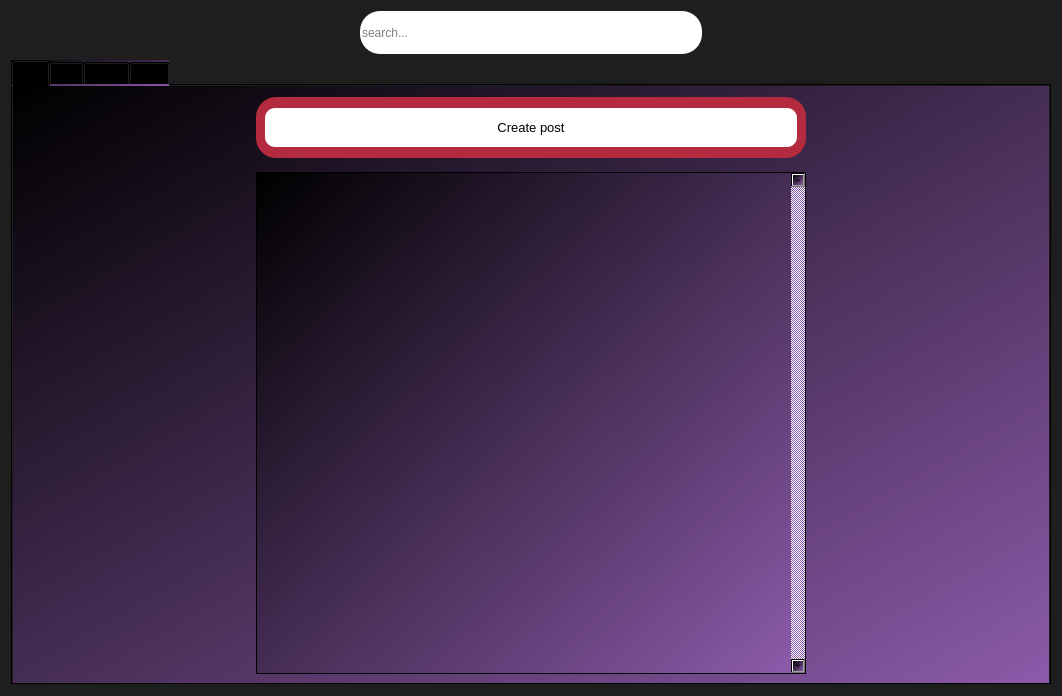
<?xml version="1.0" encoding="UTF-8"?>
<ui version="4.0">
 <class>home</class>
 <widget class="QWidget" name="home">
  <property name="geometry">
   <rect>
    <x>0</x>
    <y>0</y>
    <width>1062</width>
    <height>603</height>
   </rect>
  </property>
  <property name="windowTitle">
   <string>Form</string>
  </property>
  <property name="styleSheet">
   <string notr="true">background-color: rgb(30, 30, 30);</string>
  </property>
  <layout class="QGridLayout" name="gridLayout">
   <item row="0" column="1">
    <widget class="QLineEdit" name="search_lineEdit">
     <property name="minimumSize">
      <size>
       <width>0</width>
       <height>43</height>
      </size>
     </property>
     <property name="maximumSize">
      <size>
       <width>16777215</width>
       <height>47</height>
      </size>
     </property>
     <property name="styleSheet">
      <string notr="true">background-color: rgb(255, 255, 255);
border-radius:20px;</string>
     </property>
     <property name="placeholderText">
      <string>search...</string>
     </property>
    </widget>
   </item>
   <item row="0" column="0">
    <spacer name="horizontalSpacer_2">
     <property name="orientation">
      <enum>Qt::Horizontal</enum>
     </property>
     <property name="sizeHint" stdset="0">
      <size>
       <width>40</width>
       <height>20</height>
      </size>
     </property>
    </spacer>
   </item>
   <item row="0" column="2">
    <spacer name="horizontalSpacer">
     <property name="orientation">
      <enum>Qt::Horizontal</enum>
     </property>
     <property name="sizeHint" stdset="0">
      <size>
       <width>40</width>
       <height>20</height>
      </size>
     </property>
    </spacer>
   </item>
   <item row="1" column="0" colspan="3">
    <widget class="QTabWidget" name="tabWidget">
     <property name="styleSheet">
      <string notr="true">background-color: qlineargradient(spread:pad, x1:0, y1:0, x2:1, y2:1, stop:0 rgba(0, 0, 0, 255), stop:1 rgba(140, 90, 170, 250));
</string>
     </property>
     <property name="tabPosition">
      <enum>QTabWidget::North</enum>
     </property>
     <property name="tabShape">
      <enum>QTabWidget::Rounded</enum>
     </property>
     <property name="currentIndex">
      <number>0</number>
     </property>
     <property name="elideMode">
      <enum>Qt::ElideLeft</enum>
     </property>
     <property name="usesScrollButtons">
      <bool>false</bool>
     </property>
     <property name="movable">
      <bool>false</bool>
     </property>
     <property name="tabBarAutoHide">
      <bool>false</bool>
     </property>
     <widget class="QWidget" name="tab">
      <attribute name="title">
       <string>🏠</string>
      </attribute>
      <layout class="QGridLayout" name="gridLayout_2">
       <item row="0" column="1">
        <widget class="QGroupBox" name="groupBox">
         <property name="minimumSize">
          <size>
           <width>0</width>
           <height>61</height>
          </size>
         </property>
         <property name="maximumSize">
          <size>
           <width>16777215</width>
           <height>57</height>
          </size>
         </property>
         <property name="styleSheet">
          <string notr="true">background-color: rgb(180, 43, 63);
border-radius: 20px;</string>
         </property>
         <property name="title">
          <string/>
         </property>
         <layout class="QHBoxLayout" name="horizontalLayout">
          <item>
           <widget class="QPushButton" name="createPost_pushButton">
            <property name="minimumSize">
             <size>
              <width>0</width>
              <height>39</height>
             </size>
            </property>
            <property name="font">
             <font>
              <pointsize>10</pointsize>
             </font>
            </property>
            <property name="styleSheet">
             <string notr="true">QPushButton{
background-color: rgb(255, 255, 255);
border-radius:10px;
	color: rgb(0, 0, 0);
}

QPushButton:hover{
	background-color: qlineargradient(spread:pad, x1:0.279, y1:0.188, x2:0.83, y2:0.83, stop:0 rgba(80, 200, 134, 255), stop:1 rgba(114, 224, 255, 255));
}</string>
            </property>
            <property name="text">
             <string>Create post</string>
            </property>
           </widget>
          </item>
         </layout>
        </widget>
       </item>
       <item row="2" column="2">
        <spacer name="horizontalSpacer_4">
         <property name="orientation">
          <enum>Qt::Horizontal</enum>
         </property>
         <property name="sizeType">
          <enum>QSizePolicy::Preferred</enum>
         </property>
         <property name="sizeHint" stdset="0">
          <size>
           <width>215</width>
           <height>20</height>
          </size>
         </property>
        </spacer>
       </item>
       <item row="1" column="1">
        <spacer name="verticalSpacer">
         <property name="orientation">
          <enum>Qt::Vertical</enum>
         </property>
         <property name="sizeType">
          <enum>QSizePolicy::Fixed</enum>
         </property>
         <property name="sizeHint" stdset="0">
          <size>
           <width>20</width>
           <height>10</height>
          </size>
         </property>
        </spacer>
       </item>
       <item row="2" column="1">
        <widget class="QScrollArea" name="scrollArea">
         <property name="enabled">
          <bool>true</bool>
         </property>
         <property name="sizePolicy">
          <sizepolicy hsizetype="Expanding" vsizetype="Expanding">
           <horstretch>0</horstretch>
           <verstretch>0</verstretch>
          </sizepolicy>
         </property>
         <property name="minimumSize">
          <size>
           <width>420</width>
           <height>500</height>
          </size>
         </property>
         <property name="maximumSize">
          <size>
           <width>550</width>
           <height>600</height>
          </size>
         </property>
         <property name="sizeIncrement">
          <size>
           <width>0</width>
           <height>0</height>
          </size>
         </property>
         <property name="layoutDirection">
          <enum>Qt::LeftToRight</enum>
         </property>
         <property name="autoFillBackground">
          <bool>false</bool>
         </property>
         <property name="styleSheet">
          <string notr="true">background-color: qconicalgradient(cx:0.790045, cy:0.5, angle:340.2, stop:0 rgba(0, 0, 0, 69), stop:0.102273 rgba(0, 0, 0, 145), stop:0.181818 rgba(185, 0, 226, 255), stop:0.238636 rgba(0, 0, 0, 145), stop:0.278409 rgba(0, 0, 0, 145), stop:0.323864 rgba(185, 0, 226, 255), stop:0.375 rgba(0, 0, 0, 69), stop:0.423533 rgba(0, 0, 0, 145), stop:0.45 rgba(219, 0, 255, 208), stop:0.477581 rgba(0, 0, 0, 130), stop:0.482955 rgba(0, 0, 0, 145), stop:0.518717 rgba(0, 0, 0, 130), stop:0.55 rgba(185, 0, 226, 255), stop:0.57754 rgba(0, 0, 0, 130), stop:0.625 rgba(0, 0, 0, 69), stop:0.670455 rgba(185, 0, 226, 255), stop:0.732955 rgba(0, 0, 0, 69), stop:0.778409 rgba(0, 0, 0, 145), stop:0.8125 rgba(185, 0, 226, 255), stop:0.863636 rgba(0, 0, 0, 145), stop:0.880682 rgba(0, 0, 0, 145), stop:0.903409 rgba(0, 0, 0, 145), stop:0.977273 rgba(219, 0, 255, 208), stop:1 rgba(0, 0, 0, 69));</string>
         </property>
         <property name="frameShape">
          <enum>QFrame::StyledPanel</enum>
         </property>
         <property name="frameShadow">
          <enum>QFrame::Sunken</enum>
         </property>
         <property name="lineWidth">
          <number>1</number>
         </property>
         <property name="verticalScrollBarPolicy">
          <enum>Qt::ScrollBarAlwaysOn</enum>
         </property>
         <property name="horizontalScrollBarPolicy">
          <enum>Qt::ScrollBarAlwaysOff</enum>
         </property>
         <property name="sizeAdjustPolicy">
          <enum>QAbstractScrollArea::AdjustIgnored</enum>
         </property>
         <property name="widgetResizable">
          <bool>true</bool>
         </property>
         <widget class="QWidget" name="scrollAreaWidgetContents">
          <property name="geometry">
           <rect>
            <x>0</x>
            <y>0</y>
            <width>531</width>
            <height>498</height>
           </rect>
          </property>
          <property name="sizePolicy">
           <sizepolicy hsizetype="Preferred" vsizetype="Preferred">
            <horstretch>0</horstretch>
            <verstretch>0</verstretch>
           </sizepolicy>
          </property>
          <property name="styleSheet">
           <string notr="true"/>
          </property>
          <layout class="QGridLayout" name="gridLayout_3"/>
         </widget>
        </widget>
       </item>
       <item row="2" column="0">
        <spacer name="horizontalSpacer_3">
         <property name="orientation">
          <enum>Qt::Horizontal</enum>
         </property>
         <property name="sizeType">
          <enum>QSizePolicy::Preferred</enum>
         </property>
         <property name="sizeHint" stdset="0">
          <size>
           <width>215</width>
           <height>20</height>
          </size>
         </property>
        </spacer>
       </item>
       <item row="1" column="1">
        <spacer name="verticalSpacer">
         <property name="orientation">
          <enum>Qt::Vertical</enum>
         </property>
         <property name="sizeType">
          <enum>QSizePolicy::Fixed</enum>
         </property>
         <property name="sizeHint" stdset="0">
          <size>
           <width>20</width>
           <height>10</height>
          </size>
         </property>
        </spacer>
       </item>
      </layout>
     </widget>
     <widget class="QWidget" name="tab_2">
      <attribute name="title">
       <string>🛜</string>
      </attribute>
      <layout class="QGridLayout" name="gridLayout_5">
       <item row="0" column="0">
        <widget class="QTabWidget" name="tabWidget_2">
         <property name="tabPosition">
          <enum>QTabWidget::East</enum>
         </property>
         <property name="currentIndex">
          <number>1</number>
         </property>
         <widget class="QWidget" name="tab_6">
          <attribute name="title">
           <string>Tab 1</string>
          </attribute>
          <layout class="QGridLayout" name="gridLayout_6">
           <item row="0" column="1">
            <widget class="QScrollArea" name="network1_scrollArea">
             <property name="widgetResizable">
              <bool>true</bool>
             </property>
             <widget class="QWidget" name="scrollAreaWidgetContents_3">
              <property name="geometry">
               <rect>
                <x>0</x>
                <y>0</y>
                <width>16</width>
                <height>16</height>
               </rect>
              </property>
             </widget>
            </widget>
           </item>
           <item row="0" column="0">
            <spacer name="horizontalSpacer_7">
             <property name="orientation">
              <enum>Qt::Horizontal</enum>
             </property>
             <property name="sizeType">
              <enum>QSizePolicy::Fixed</enum>
             </property>
             <property name="sizeHint" stdset="0">
              <size>
               <width>150</width>
               <height>20</height>
              </size>
             </property>
            </spacer>
           </item>
           <item row="0" column="2">
            <spacer name="horizontalSpacer_8">
             <property name="orientation">
              <enum>Qt::Horizontal</enum>
             </property>
             <property name="sizeType">
              <enum>QSizePolicy::Fixed</enum>
             </property>
             <property name="sizeHint" stdset="0">
              <size>
               <width>150</width>
               <height>20</height>
              </size>
             </property>
            </spacer>
           </item>
          </layout>
         </widget>
         <widget class="QWidget" name="tab_7">
          <attribute name="title">
           <string>Tab 2</string>
          </attribute>
          <layout class="QGridLayout" name="gridLayout_7">
           <item row="0" column="1">
            <widget class="QScrollArea" name="network2_scrollArea">
             <property name="widgetResizable">
              <bool>true</bool>
             </property>
             <widget class="QWidget" name="scrollAreaWidgetContents_4">
              <property name="geometry">
               <rect>
                <x>0</x>
                <y>0</y>
                <width>643</width>
                <height>448</height>
               </rect>
              </property>
             </widget>
            </widget>
           </item>
           <item row="0" column="0">
            <spacer name="horizontalSpacer_9">
             <property name="orientation">
              <enum>Qt::Horizontal</enum>
             </property>
             <property name="sizeType">
              <enum>QSizePolicy::Fixed</enum>
             </property>
             <property name="sizeHint" stdset="0">
              <size>
               <width>150</width>
               <height>20</height>
              </size>
             </property>
            </spacer>
           </item>
           <item row="0" column="2">
            <spacer name="horizontalSpacer_10">
             <property name="orientation">
              <enum>Qt::Horizontal</enum>
             </property>
             <property name="sizeType">
              <enum>QSizePolicy::Fixed</enum>
             </property>
             <property name="sizeHint" stdset="0">
              <size>
               <width>150</width>
               <height>20</height>
              </size>
             </property>
            </spacer>
           </item>
          </layout>
         </widget>
        </widget>
       </item>
      </layout>
     </widget>
     <widget class="QWidget" name="tab_3">
      <attribute name="title">
       <string>🧑‍💻</string>
      </attribute>
      <layout class="QGridLayout" name="gridLayout_4">
       <item row="2" column="2">
        <spacer name="horizontalSpacer_6">
         <property name="orientation">
          <enum>Qt::Horizontal</enum>
         </property>
         <property name="sizeType">
          <enum>QSizePolicy::Fixed</enum>
         </property>
         <property name="sizeHint" stdset="0">
          <size>
           <width>300</width>
           <height>20</height>
          </size>
         </property>
        </spacer>
       </item>
       <item row="1" column="1">
        <spacer name="verticalSpacer_2">
         <property name="orientation">
          <enum>Qt::Vertical</enum>
         </property>
         <property name="sizeType">
          <enum>QSizePolicy::Fixed</enum>
         </property>
         <property name="sizeHint" stdset="0">
          <size>
           <width>20</width>
           <height>5</height>
          </size>
         </property>
        </spacer>
       </item>
       <item row="2" column="1">
        <widget class="QScrollArea" name="job_scrollArea">
         <property name="styleSheet">
          <string notr="true">background-color: rgb(238, 255, 197);</string>
         </property>
         <property name="widgetResizable">
          <bool>true</bool>
         </property>
         <widget class="QWidget" name="scrollAreaWidgetContents_2">
          <property name="geometry">
           <rect>
            <x>0</x>
            <y>0</y>
            <width>398</width>
            <height>396</height>
           </rect>
          </property>
         </widget>
        </widget>
       </item>
       <item row="2" column="0">
        <spacer name="horizontalSpacer_5">
         <property name="orientation">
          <enum>Qt::Horizontal</enum>
         </property>
         <property name="sizeType">
          <enum>QSizePolicy::Fixed</enum>
         </property>
         <property name="sizeHint" stdset="0">
          <size>
           <width>300</width>
           <height>20</height>
          </size>
         </property>
        </spacer>
       </item>
       <item row="0" column="1">
        <widget class="QGroupBox" name="createJob_groupBox">
         <property name="styleSheet">
          <string notr="true">background-color: rgb(166, 255, 160);
border-radius:20px;</string>
         </property>
         <property name="title">
          <string/>
         </property>
         <layout class="QHBoxLayout" name="horizontalLayout_2">
          <item>
           <widget class="QPushButton" name="createJob_pushButton">
            <property name="minimumSize">
             <size>
              <width>0</width>
              <height>37</height>
             </size>
            </property>
            <property name="font">
             <font>
              <pointsize>10</pointsize>
             </font>
            </property>
            <property name="cursor">
             <cursorShape>OpenHandCursor</cursorShape>
            </property>
            <property name="styleSheet">
             <string notr="true">background-color: rgb(155, 157, 255);
color: rgb(0, 0, 0);
border-radius:15px;</string>
            </property>
            <property name="text">
             <string>Create job</string>
            </property>
           </widget>
          </item>
         </layout>
        </widget>
       </item>
      </layout>
     </widget>
     <widget class="QWidget" name="tab_5">
      <attribute name="title">
       <string>Me</string>
      </attribute>
     </widget>
    </widget>
   </item>
  </layout>
 </widget>
 <resources/>
 <connections/>
</ui>
